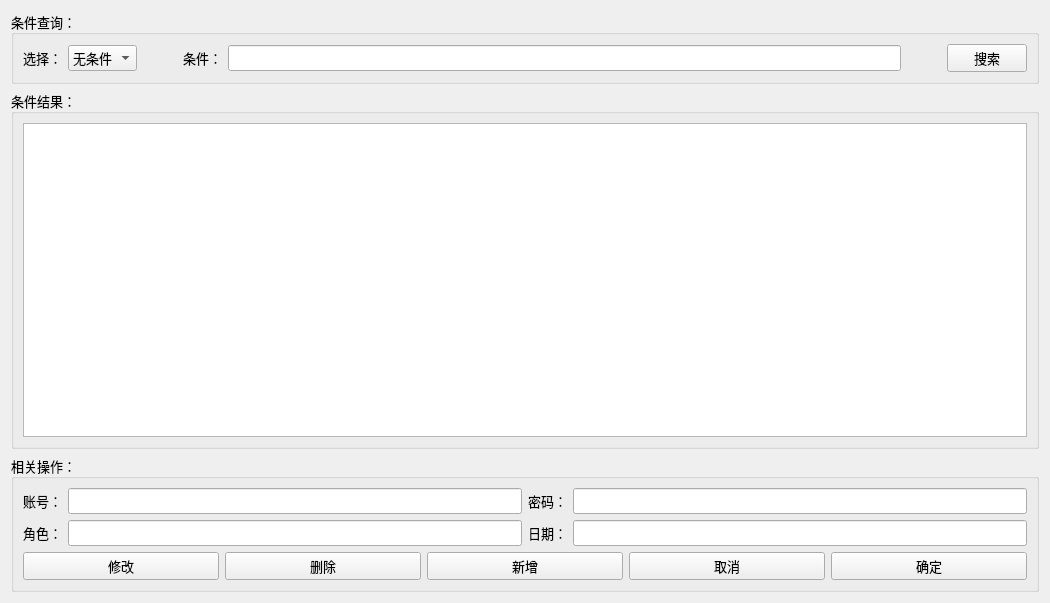
<?xml version="1.0" encoding="UTF-8"?>
<ui version="4.0">
 <class>UserUI</class>
 <widget class="QWidget" name="UserUI">
  <property name="geometry">
   <rect>
    <x>0</x>
    <y>0</y>
    <width>1050</width>
    <height>603</height>
   </rect>
  </property>
  <property name="windowTitle">
   <string>Form</string>
  </property>
  <layout class="QGridLayout" name="gridLayout">
   <item row="0" column="0">
    <widget class="QGroupBox" name="groupBox">
     <property name="font">
      <font>
       <family>新宋体</family>
       <pointsize>10</pointsize>
      </font>
     </property>
     <property name="title">
      <string>条件查询：</string>
     </property>
     <layout class="QGridLayout" name="gridLayout_3">
      <item row="0" column="0">
       <layout class="QHBoxLayout" name="horizontalLayout">
        <item>
         <widget class="QLabel" name="label">
          <property name="text">
           <string>选择：</string>
          </property>
         </widget>
        </item>
        <item>
         <widget class="QComboBox" name="cb_condition">
          <item>
           <property name="text">
            <string>无条件</string>
           </property>
          </item>
          <item>
           <property name="text">
            <string>账号</string>
           </property>
          </item>
          <item>
           <property name="text">
            <string>密码</string>
           </property>
          </item>
          <item>
           <property name="text">
            <string>角色</string>
           </property>
          </item>
          <item>
           <property name="text">
            <string>日期</string>
           </property>
          </item>
         </widget>
        </item>
        <item>
         <spacer name="horizontalSpacer">
          <property name="orientation">
           <enum>Qt::Horizontal</enum>
          </property>
          <property name="sizeType">
           <enum>QSizePolicy::Fixed</enum>
          </property>
          <property name="sizeHint" stdset="0">
           <size>
            <width>40</width>
            <height>20</height>
           </size>
          </property>
         </spacer>
        </item>
        <item>
         <widget class="QLabel" name="label_2">
          <property name="text">
           <string>条件：</string>
          </property>
         </widget>
        </item>
        <item>
         <widget class="QLineEdit" name="le_condition"/>
        </item>
        <item>
         <spacer name="horizontalSpacer_2">
          <property name="orientation">
           <enum>Qt::Horizontal</enum>
          </property>
          <property name="sizeType">
           <enum>QSizePolicy::Fixed</enum>
          </property>
          <property name="sizeHint" stdset="0">
           <size>
            <width>40</width>
            <height>20</height>
           </size>
          </property>
         </spacer>
        </item>
        <item>
         <widget class="QPushButton" name="pb_search">
          <property name="text">
           <string>搜索</string>
          </property>
         </widget>
        </item>
       </layout>
      </item>
     </layout>
    </widget>
   </item>
   <item row="1" column="0">
    <widget class="QGroupBox" name="groupBox_2">
     <property name="font">
      <font>
       <family>新宋体</family>
       <pointsize>10</pointsize>
      </font>
     </property>
     <property name="title">
      <string>条件结果：</string>
     </property>
     <layout class="QGridLayout" name="gridLayout_6">
      <item row="0" column="0">
       <widget class="QTableWidget" name="tableWidget"/>
      </item>
     </layout>
    </widget>
   </item>
   <item row="2" column="0">
    <widget class="QGroupBox" name="groupBox_3">
     <property name="font">
      <font>
       <family>新宋体</family>
       <pointsize>10</pointsize>
      </font>
     </property>
     <property name="title">
      <string>相关操作：</string>
     </property>
     <layout class="QGridLayout" name="gridLayout_5">
      <item row="0" column="0">
       <layout class="QGridLayout" name="gridLayout_4">
        <item row="0" column="0" colspan="5">
         <layout class="QGridLayout" name="gridLayout_2">
          <item row="0" column="0">
           <widget class="QLabel" name="label_3">
            <property name="text">
             <string>账号：</string>
            </property>
           </widget>
          </item>
          <item row="0" column="1">
           <widget class="QLineEdit" name="le_id"/>
          </item>
          <item row="0" column="2">
           <widget class="QLabel" name="label_4">
            <property name="text">
             <string>密码：</string>
            </property>
           </widget>
          </item>
          <item row="0" column="3">
           <widget class="QLineEdit" name="le_pswd"/>
          </item>
          <item row="1" column="0">
           <widget class="QLabel" name="label_5">
            <property name="text">
             <string>角色：</string>
            </property>
           </widget>
          </item>
          <item row="1" column="1">
           <widget class="QLineEdit" name="le_role"/>
          </item>
          <item row="1" column="2">
           <widget class="QLabel" name="label_6">
            <property name="text">
             <string>日期：</string>
            </property>
           </widget>
          </item>
          <item row="1" column="3">
           <widget class="QLineEdit" name="le_date"/>
          </item>
         </layout>
        </item>
        <item row="1" column="0">
         <widget class="QPushButton" name="pb_modify">
          <property name="text">
           <string>修改</string>
          </property>
         </widget>
        </item>
        <item row="1" column="1">
         <widget class="QPushButton" name="pb_delete">
          <property name="sizePolicy">
           <sizepolicy hsizetype="Minimum" vsizetype="Fixed">
            <horstretch>0</horstretch>
            <verstretch>0</verstretch>
           </sizepolicy>
          </property>
          <property name="text">
           <string>删除</string>
          </property>
         </widget>
        </item>
        <item row="1" column="2">
         <widget class="QPushButton" name="pb_add">
          <property name="text">
           <string>新增</string>
          </property>
         </widget>
        </item>
        <item row="1" column="3">
         <widget class="QPushButton" name="pb_cancel">
          <property name="text">
           <string>取消</string>
          </property>
         </widget>
        </item>
        <item row="1" column="4">
         <widget class="QPushButton" name="pb_ensure">
          <property name="sizePolicy">
           <sizepolicy hsizetype="Minimum" vsizetype="Preferred">
            <horstretch>0</horstretch>
            <verstretch>0</verstretch>
           </sizepolicy>
          </property>
          <property name="text">
           <string>确定</string>
          </property>
         </widget>
        </item>
       </layout>
      </item>
     </layout>
    </widget>
   </item>
  </layout>
 </widget>
 <resources/>
 <connections/>
</ui>
